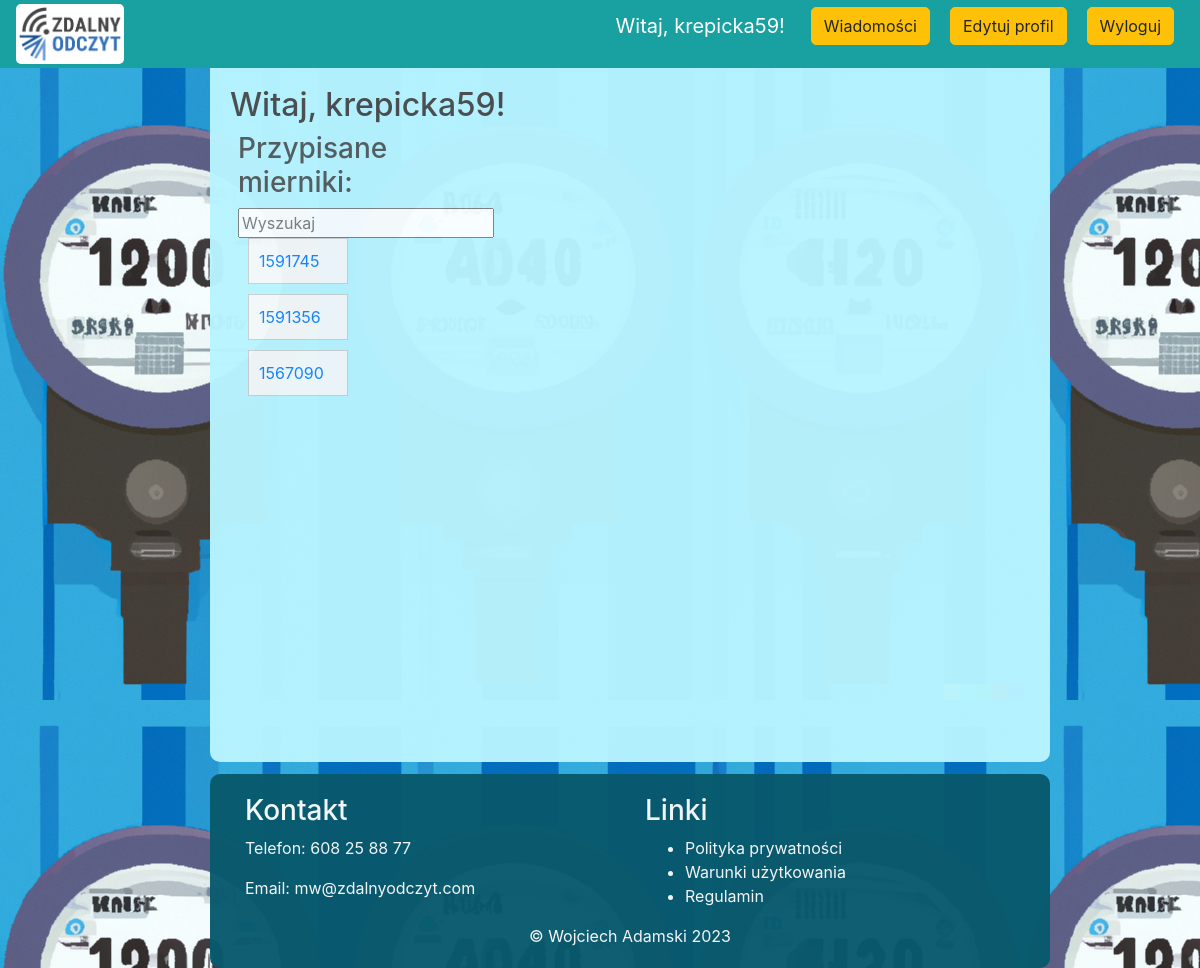
Page /home (signed in) on the committed database.
### src/models.py (models this page shows, shortened)
class User(UserMixin, db.Model):
    id = db.Column(db.Integer, primary_key=True)
    email = db.Column(db.String(120), unique=True, index=True)
    password_hash = db.Column(db.String(128))
    is_admin = db.Column(db.Boolean, default=False)
    meters = db.relationship('Meter', foreign_keys=[Meter.user_id], backref='user', lazy='dynamic')
    is_active = db.Column(db.Boolean, default=True)
    notes = db.Column(db.Text)
    is_superuser = db.Column(db.Boolean, default=False)
    superuser_id = db.Column(db.Integer, db.ForeignKey('user.id'))
    assigned_users = db.relationship('User', backref=db.backref('superuser', remote_side=[id]), lazy='dynamic')
    unread_messages = db.Column(db.Integer, default=0)

class Meter(db.Model):
    id = db.Column(db.Integer, primary_key=True)
    radio_number = db.Column(db.String(64), unique=True, index=True)
    type = db.Column(db.String(64))
    user_id = db.Column(db.Integer, db.ForeignKey('user.id'))
    readings = db.relationship('MeterReading', backref='meter', lazy='dynamic')
    name = db.Column(db.String(100), nullable=True)
    events = db.relationship('Event', backref='meter', lazy=True)
    address_id = db.Column(db.Integer, db.ForeignKey('address.id'))
    address = db.relationship('Address', backref='meter', lazy=True)
    superuser_id = db.Column(db.Integer, db.ForeignKey('user.id'))
    superuser_owner = db.relationship('User', foreign_keys=[superuser_id], backref='owned_meters')

### src/routes.py (the view)
@main_routes.route('/home')
def home():
    if current_user.is_authenticated:
        if current_user.is_admin:
            return redirect(url_for("main_routes.admin_panel"))
        if current_user.is_superuser:
            return redirect(url_for("main_routes.superuser_panel"))
        user = current_user
        assigned_meters = user.meters
        return render_template('home.html', assigned_meters=assigned_meters)
    return redirect(url_for('main_routes.login'))

### src/models.py (called while the page is built)
@login_manager.user_loader
def load_user(user_id):
    return User.query.get(int(user_id))

### templates/home.html (shortened to what this page needs)
{% extends 'base.html' %}
{% block content %}
    <h2>Witaj, {{ current_user.email.split('@')[0] }}!</h2>
    <div class="left-box">
    <h3>Przypisane mierniki:</h3>
    <input type="text" id="search-input" placeholder="Wyszukaj">
    <ul id="assigned-meters-list" class="user-list limited-list" style="width: 250px" id="meter-list">
        {% for meter in assigned_meters %}
            <li class="meter-item assigned-meter"><a href="{{ url_for('main_routes.meter_details', meter_id=meter.id) }}">
                 {% if meter.name %}
                        {{ meter.name }} ({{ meter.radio_number }})
                    {% else %}
                        {{ meter.radio_number }}
                    {% endif %}
            </a></li>
        {% endfor %}
    </ul>
    </div>
{% endblock %}

### templates/base.html (shortened to what this page needs)
<!DOCTYPE html>
<html>
<head>
    <link rel="stylesheet" href="https://stackpath.bootstrapcdn.com/bootstrap/4.4.1/css/bootstrap.min.css"
>
    <link rel="stylesheet" type="text/css" href="{{ url_for('static', filename='style.css')}}">
</head>
<body>
    <nav class="navbar navbar-fixed-top navbar-expand-lg navbar-dark bg-dark">
    <a class="navbar-brand" href="{{ url_for('main_routes.home') }}"><img src="{{ url_for('static', filename='img/Zdalny_Odczyt_RGB.png') }}" alt="Logo" class="logo">
        </a>
        <div class="collapse navbar-collapse" id="navbarSupportedContent">
            <ul class="navbar-nav mr-auto">
                <li class="nav-item active">
                    <a class="nav-link" href="{{ url_for('main_routes.home') }}">  <span class="sr-only">(current)</span></a>
                </li>
            </ul>
            <div class="form-inline my-2 my-lg-0">
                {% if current_user.is_authenticated %}
                    <p class="navbar-brand">Witaj, {{ current_user.email.split('@')[0] }}!</p>
                    {% if not current_user.is_admin %}
                    <p><a href="{{ url_for('main_routes.messages') }} " class="btn btn-warning">Wiadomości
                    {% endif %}
                    </a></p>
                    <p><a href="{{ url_for('main_routes.edit_account') }}" class="btn btn-warning">Edytuj profil</a></p>
                    <p><a href="{{ url_for('main_routes.logout') }} " class="btn btn-warning">Wyloguj</a></p>
                {% else %}
                    <a href="{{ url_for('main_routes.login') }}" class="btn btn-warning">Login</a>
                {% endif %}
            </div>
        </div>
</nav>
<div class="center-box">
    <br>
    {% block content %}
    {% endblock content %}
</div>
<footer class="footer no-print">
    <div class="container">
        <div class="row">
            <div class="col-md-6">
                <h3 style="color: #f9f9f9">Kontakt</h3>
                <p style="color: #f9f9f9">Telefon: 608 25 88 77</p>
                <p style="color: #f9f9f9">Email: mw@zdalnyodczyt.com</p>
            </div>
            <div class="col-md-6">
                <h3 style="color: #f9f9f9">Linki</h3>
                <ul>
                    <li style="color: #f9f9f9"><a href="#" style="color: #f9f9f9">Polityka prywatności</a></li>
                    <li style="color: #f9f9f9"><a href="#" style="color: #f9f9f9">Warunki użytkowania</a></li>
                    <li style="color: #f9f9f9"><a href="#" style="color: #f9f9f9">Regulamin</a></li>
                </ul>
            </div>
        </div>
    </div>
    <center style="color: #f9f9f9">&#169 Wojciech Adamski   2023</center>
</footer>
</body>
</html>

### static/style.css (style rules this page uses)
body { background-image: url('img/background.png'); background-attachment: fixed; }
h1,h2,h3,h4,h5,h6 { color:hsl(0, 0%, 30%); }
.bg-dark { background-color: #19a0a0 !important; }
.btn { border-radius: 5px; margin-inline: 10px; }
.user-list { list-style-type: none; margin-left: 10px; padding: 0; }
.meter-item { border: 1px solid #ccc; margin-bottom: 10px; padding: 10px; background-color: #f9f9f9; width: 100px; }
.center-box { margin-left: 17.5%; background-color:hsl(189, 100%, 86%) ; border-radius: 10px; opacity: 0.97; width: 70%; align-items: center; height: 100%; min-height: 720px; padding: 20px; margin-top: 3.5%; }
.footer { margin-left: 17.5%; background-color: hsl(192, 85%, 23%); border-radius: 10px; opacity: 0.97; width: 70%; align-items: center; padding: 20px; margin-top: 1%; }
.navbar { z-index: 10000; position: fixed; top: 0px; width: 100%; height: 7%; }
.left-box { margin-left: 1%; background-color:hsl(189, 100%, 86%) ; border-radius: 10px; opacity: 0.9; width: 30%; height: 70%; }
.limited-list { height: 300px; overflow-y: scroll; }
.logo { max-width: 150px; max-height: 60px; margin-right: 10px; border-radius: 5px; background-color: #ffffff; }

### rows in the picture
User: email "krepicka59"
Meter: radio_number "1591745"
Meter: radio_number "1591356"
Meter: radio_number "1567090"
